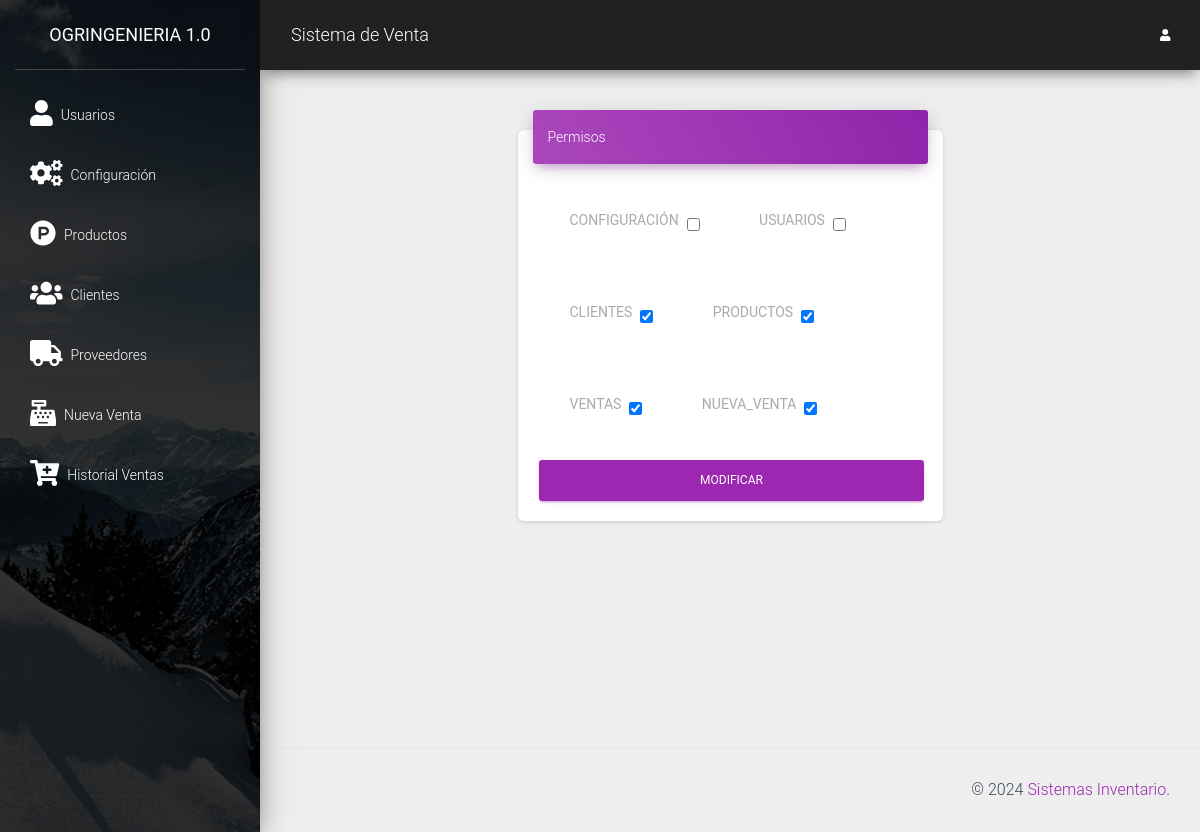
/src/rol.php?id=9 (signed in), run on the app's committed database.
### tables this page shows
CREATE TABLE `permisos` (
  `id` int(11) NOT NULL,
  `nombre` varchar(30) NOT NULL
);

### src/rol.php (the view, shortened to what this page needs)
<?php
require_once "../conexion.php";
$id = $_GET['id'];
$sqlpermisos = mysqli_query($conexion, "SELECT * FROM permisos");
$consulta = mysqli_query($conexion, "SELECT * FROM detalle_permisos WHERE id_usuario = $id");
$datos = array();
foreach ($consulta as $asignado) {
    $datos[$asignado['id_permiso']] = true;
}
include_once "includes/header.php";
?>
<div class="row">
    <div class="col-md-6 mx-auto">
        <div class="card shadow-lg">
            <div class="card-header card-header-primary">
                Permisos
            </div>
            <div class="card-body">
                <form method="post" action="">
                    <?php while ($row = mysqli_fetch_assoc($sqlpermisos)) { ?>
                        <div class="form-check form-check-inline m-4">
                            <label for="permisos" class="p-2 text-uppercase"><?php echo $row['nombre']; ?></label>
                            <input id="permisos" type="checkbox" name="permisos[]" value="<?php echo $row['id']; ?>" <?php
                                                                                                                        if (isset($datos[$row['id']])) {
                                                                                                                            echo "checked";
                                                                                                                        }
                                                                                                                        ?>>
                        </div>
                    <?php } ?>
                    <br>
                    <button class="btn btn-primary btn-block" type="submit">Modificar</button>
                </form>
            </div>
        </div>
    </div>
</div>
<?php include_once "includes/footer.php"; ?>

### data on the page
permisos: nombre "CONFIGURACIÓN"
permisos: nombre "USUARIOS"
permisos: nombre "CLIENTES", id "☑"
permisos: nombre "PRODUCTOS", id "☑"
permisos: nombre "VENTAS", id "☑"
permisos: nombre "NUEVA_VENTA", id "☑"
